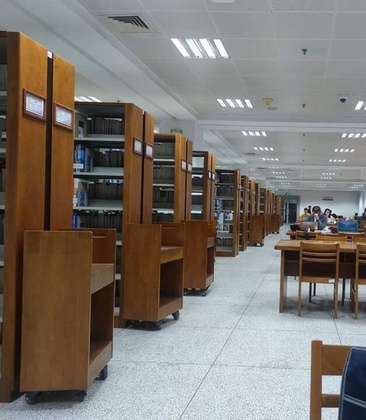
%> input picture code/all1/1.jpg, 366 x 420 px, shrunk from 627 x 720 before the run
$ octave --eval "result = makeclass('all1/1.jpg');"   (GNU Octave 9; MATLAB toolbox functions it lacks are replaced by stand-ins)
%> lines starting %> are read from the running program, lines starting %| are printed output that depends on the picture
function [bin,binsize,cell_H]=makeclass(filename)
%> called with filename = 'all1/1.jpg'
img=imageDatastore([filename]);
%I=zeros(size(img.Files));
num_img=length(img.Files);
features_list=cell([length(img.Files),1]);
K=100;
Graph_classify=zeros([num_img,num_img]);
cell_H=cell(num_img);
points_list=cell([num_img,1]);
% Read the first image from the image set.
for i = 1:length(img.Files)
    I= readimage(img,i);
%> I is the input picture: size 420x366x3 uint8; mean R, G, B 124.4, 118.7, 111.9
    % Initialize features for I(1)
    grayImage = im2gray(I);
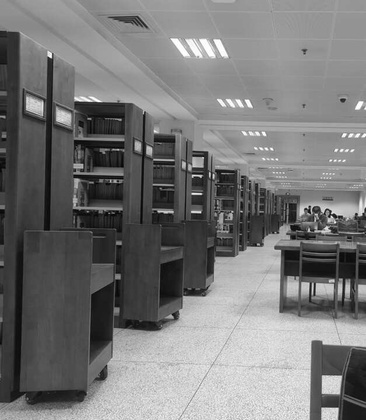
%> grayImage: size 420x366 uint8; min 1, max 255, mean 119.7
    points = detectSIFTFeatures(grayImage);
%> points = 621 points; strongest (x, y): (333, 385), (201, 177), (201, 177), (51, 57), (36, 107)
    [features, points] = extractFeatures(grayImage,points);
%> points = 620 points; strongest (x, y): (333, 385), (201, 177), (201, 177), (51, 57), (36, 107)
    n = 1000;
    %random_features = features(randperm(points.Count,n),:);
    %random_num = sort(random_num);
    %random_features=reshape(random_features,[1,n*128]);
    features_list{i,1}=features;
    points_list{i,1}=points;
end

for i = 1:length(img.Files)
    for j = 1:length(img.Files)
        [a,b]=matchFeatures(features_list{i,1},features_list{j,1},'MaxRatio',0.2);
        p1=points_list{i,1};
        p2=points_list{j,1};
        matchedPoints1 = p1(a(:,1),:);
        matchedPoints2 = p2(a(:,2),:);
        num_match=numel(a)/2;
        K=0.01/128*max([numel(features_list{i,1}),numel(features_list{j,1})]);%0.01*(numel(features_list{i,1})+numel(features_list{j,1}))/2/128;
        if num_match>K
            [H, corrPtIdx] = CalcH(matchedPoints1,matchedPoints2);
            table = tabulate(corrPtIdx);
            if table{end,3}>10
                cell_H{i,j}=H;
                Graph_classify(i,j)=1;
            end
        end

    end

end
%> the run ends on the next line
G = graph(Graph_classify,'upper');
plot(G,'Layout','layered');
[bin,binsize] = conncomp(G,'Type','weak');
%features_list=zeros([n,128,length(img.Files)]);
%features_list=cell2mat(features_list);

$ run again, on code/all1/2.jpg
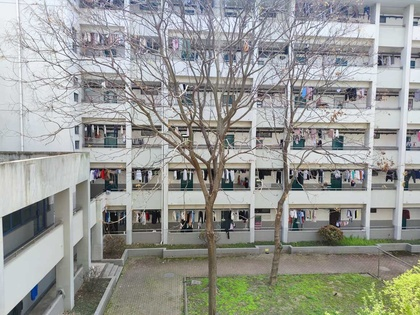
%> input picture code/all1/2.jpg, 420 x 315 px, shrunk from 1158 x 869 before the run
%> in makeclass, I is the input picture: size 315x420x3 uint8; mean R, G, B 151.8, 153.5, 149.2
%> in makeclass, `grayImage = im2gray(I);`:
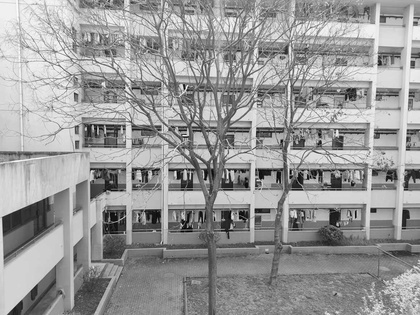
%> grayImage: size 315x420 uint8; min 0, max 255, mean 152.5
%> in makeclass, `points = detectSIFTFeatures(grayImage);`: points = 1647 points; strongest (x, y): (374, 211), (185, 87), (230, 171), (258, 211), (134, 179)
%> in makeclass, `[features, points] = extractFeatures(grayImage,points);`: points = 1646 points; strongest (x, y): (374, 211), (185, 87), (230, 171), (258, 211), (134, 179)

$ run again, on code/all1/3.JPG
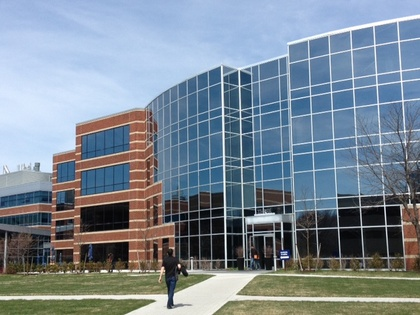
%> input picture code/all1/3.JPG, 420 x 315 px, shrunk from 640 x 480 before the run
%> in makeclass, I is the input picture: size 315x420x3 uint8; mean R, G, B 122.8, 135.9, 148.2
%> in makeclass, `grayImage = im2gray(I);`:
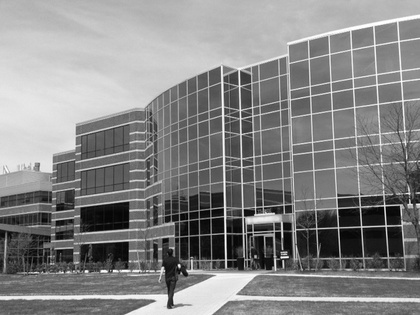
%> grayImage: size 315x420 uint8; min 0, max 255, mean 133.4
%> in makeclass, `points = detectSIFTFeatures(grayImage);`: points = 923 points; strongest (x, y): (180, 267), (180, 267), (87, 272), (171, 305), (256, 257)
%> in makeclass, `[features, points] = extractFeatures(grayImage,points);`: points = 922 points; strongest (x, y): (180, 267), (180, 267), (87, 272), (171, 305), (256, 257)

$ run again, on code/all1/4.JPG
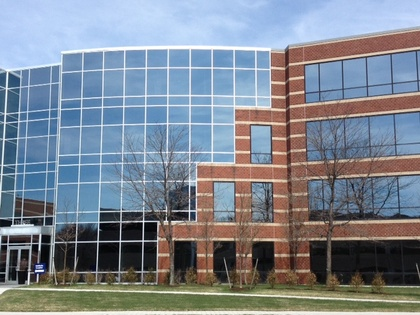
%> input picture code/all1/4.JPG, 420 x 315 px, shrunk from 640 x 480 before the run
%> in makeclass, I is the input picture: size 315x420x3 uint8; mean R, G, B 125.2, 133.7, 144.9
%> in makeclass, `grayImage = im2gray(I);`:
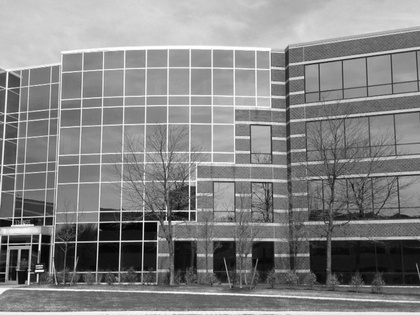
%> grayImage: size 315x420 uint8; min 0, max 255, mean 132.4
%> in makeclass, `points = detectSIFTFeatures(grayImage);`: points = 1061 points; strongest (x, y): (144, 222), (144, 242), (144, 242), (144, 242), (121, 242)
%> in makeclass, `[features, points] = extractFeatures(grayImage,points);`: points = 1060 points; strongest (x, y): (144, 222), (144, 242), (144, 242), (144, 242), (121, 242)
